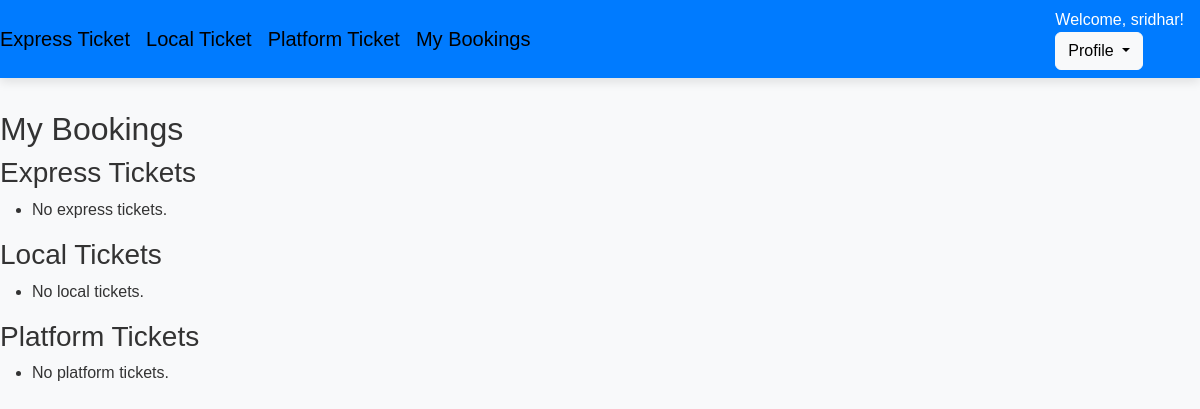
The page /bookings/history/ (signed in) on the database as committed earlier.
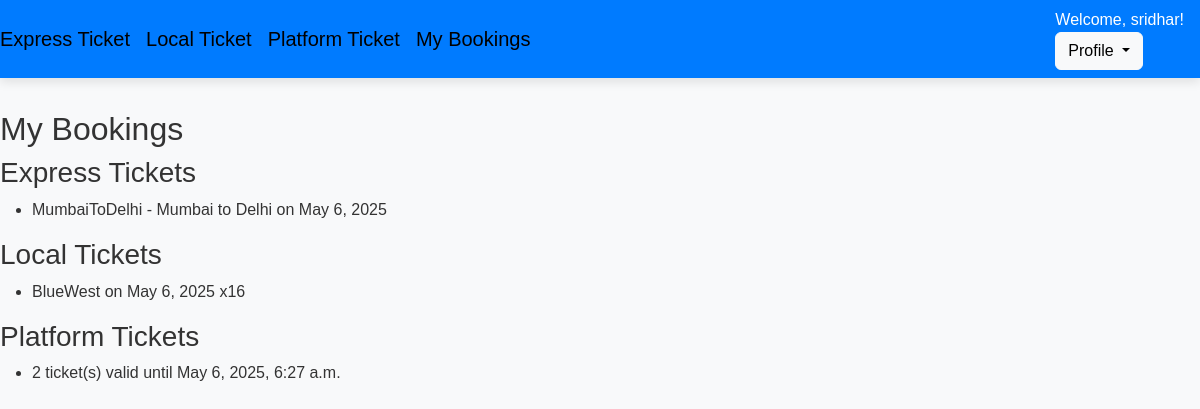
The same page on the database as committed later.
### bookings/models.py (models this page shows, shortened)
class ExpressTicket(models.Model):
    user = models.ForeignKey(User, on_delete=models.CASCADE)
    source = models.CharField(max_length=100)
    destination = models.CharField(max_length=100)
    travel_date = models.DateField()
    passengers = models.IntegerField()
    booked_at = models.DateTimeField(auto_now_add=True)
    train_name = models.CharField(max_length=64)
    travel_class = models.CharField(max_length=64)

class LocalTicket(models.Model):
    user = models.ForeignKey(User, on_delete=models.CASCADE)
    line_direction = models.CharField(max_length=100)
    travel_date = models.DateField()
    booked_at = models.DateTimeField(auto_now_add=True)
    ticket_count = models.IntegerField()

class PlatformTicket(models.Model):
    user = models.ForeignKey(User, on_delete=models.CASCADE)
    station = models.CharField(max_length=100)
    ticket_count = models.PositiveIntegerField()
    booked_at = models.DateTimeField(auto_now_add=True)
    @property
    def valid_until(self):
        return self.booked_at + timedelta(hours=6)

### bookings/views.py (the view)
# urls.py: path('history/', views.view_bookings, name='view_bookings'),
@login_required
def view_bookings(request):
    express_tickets = ExpressTicket.objects.filter(user=request.user).order_by('-booked_at')
    local_tickets = LocalTicket.objects.filter(user=request.user).order_by('-booked_at')
    platform_tickets = PlatformTicket.objects.filter(user=request.user).order_by('-booked_at')
    context = {
        'express_tickets': express_tickets,
        'local_tickets': local_tickets,
        'platform_tickets': platform_tickets,
    }
    return render(request, 'bookings/view_bookings.html', context)

### bookings/templates/bookings/view_bookings.html
{% extends 'layout.html' %}
{% block content %}
  <h2>My Bookings</h2>
  <h3>Express Tickets</h3>
  <ul>
    {% for ticket in express_tickets %}
      <li>{{ ticket.train_name }} - {{ ticket.source }} to {{ ticket.destination }} on {{ ticket.travel_date }}</li>
    {% empty %}
      <li>No express tickets.</li>
    {% endfor %}
  </ul>
  <h3>Local Tickets</h3>
  <ul>
    {% for ticket in local_tickets %}
      <li>{{ ticket.line_direction }} on {{ ticket.travel_date }} x{{ ticket.ticket_count }}</li>
    {% empty %}
      <li>No local tickets.</li>
    {% endfor %}
  </ul>
  <h3>Platform Tickets</h3>
  <ul>
    {% for ticket in platform_tickets %}
      <li>{{ ticket.ticket_count }} ticket(s) valid until {{ ticket.valid_until }}</li>
    {% empty %}
      <li>No platform tickets.</li>
    {% endfor %}
  </ul>
{% endblock %}

Rows that differ between the two databases and show on the page:
now on this page (row edited): ExpressTicket: train_name "MumbaiToDelhi", source "Mumbai", destination "Delhi", travel_date "May 6, 2025"
added LocalTicket: line_direction "BlueWest", travel_date "May 6, 2025", ticket_count "16"
added PlatformTicket: ticket_count "2", valid_until "May 6, 2025, 6:27 a.m."
Other text that changed with them:
text no longer shown: "No express tickets. No local tickets. No platform tickets."
